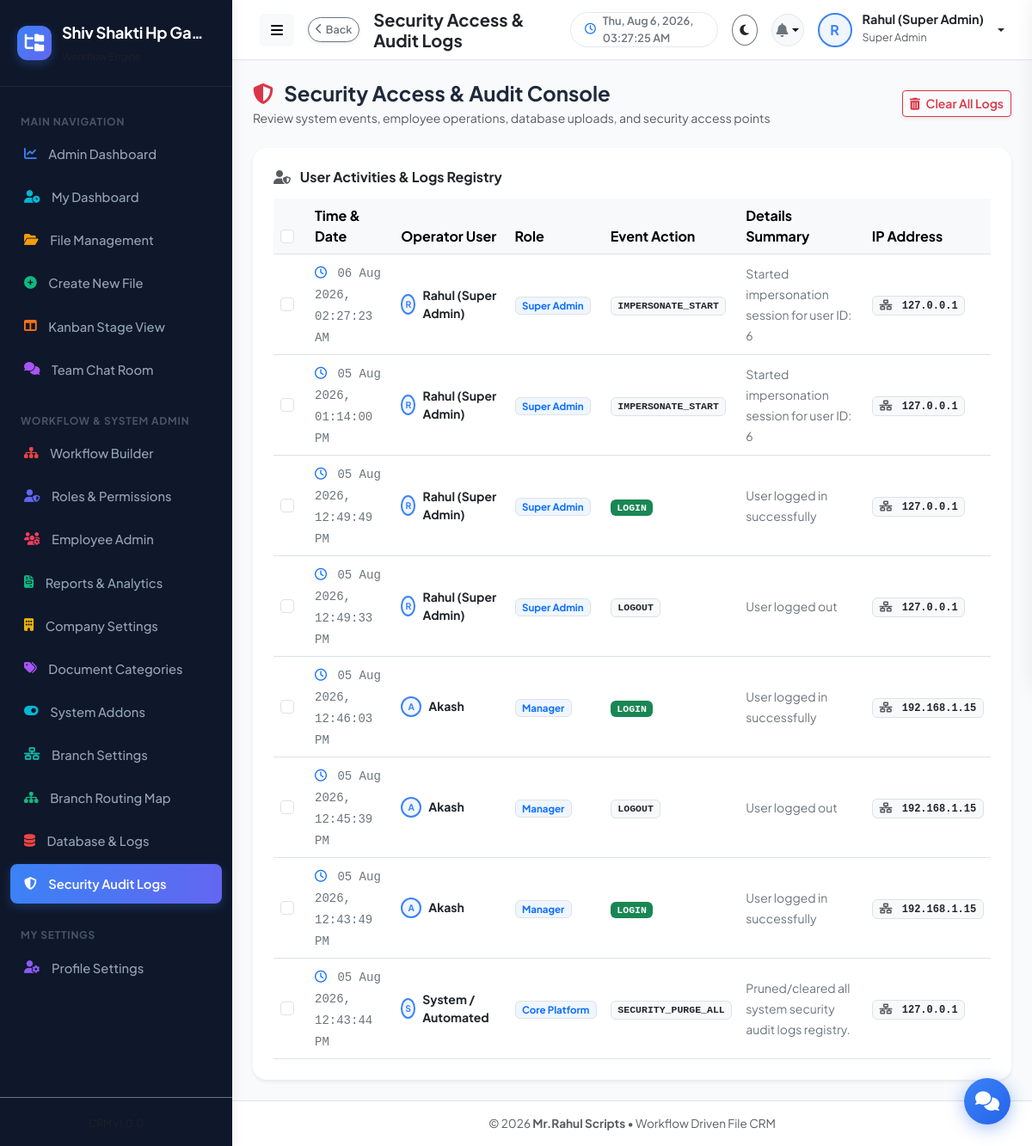
Screenshot of /admin/security-audit.php (signed in) with the database file from the repository.
### tables this page shows
CREATE TABLE company_settings (
              id INTEGER PRIMARY KEY AUTOINCREMENT,
              company_name TEXT NOT NULL,
              company_email TEXT,
              company_mobile TEXT,
              company_address TEXT,
              company_logo TEXT DEFAULT 'default-logo.png',
              updated_at DATETIME DEFAULT CURRENT_TIMESTAMP
            , custom_upload_path TEXT NULL);

CREATE TABLE activity_logs (
          id INTEGER PRIMARY KEY AUTOINCREMENT,
          user_id INTEGER NULL,
          action TEXT NOT NULL,
          details TEXT NULL,
          ip_address TEXT NULL,
          created_at DATETIME DEFAULT CURRENT_TIMESTAMP
        );

CREATE TABLE users (
          id INTEGER PRIMARY KEY AUTOINCREMENT,
          name TEXT NOT NULL,
          email TEXT NOT NULL UNIQUE,
          mobile TEXT NOT NULL,
          password TEXT NOT NULL,
          role_id INTEGER NOT NULL,
          profile_photo TEXT DEFAULT 'default-avatar.png',
          status TEXT DEFAULT 'active',
          created_at DATETIME DEFAULT CURRENT_TIMESTAMP, last_activity TEXT DEFAULT '2026-08-04 00:00:00', branch_id INTEGER DEFAULT 1,
          FOREIGN KEY (role_id) REFERENCES roles(id)
        );

CREATE TABLE roles (
          id INTEGER PRIMARY KEY AUTOINCREMENT,
          role_name TEXT NOT NULL UNIQUE,
          role_key TEXT NOT NULL UNIQUE,
          description TEXT DEFAULT '',
          permissions TEXT NULL,
          created_at DATETIME DEFAULT CURRENT_TIMESTAMP
        );

### includes/auth.php (called while the page is built, shortened)
<?php
require_once __DIR__ . '/functions.php';
function getLoggedInUser(): ?array {
    if (isset($_SESSION['user_id'])) {
        return $_SESSION['user'] ?? null;
    }
    return null;
}
function hasPermission(string $permission): bool {
    $user = getLoggedInUser();
    if (($user['role_key'] ?? '') === 'super_admin') {
        return true;
    }
    $permissions = $user['permissions'] ?? [];
    return in_array('*', $permissions) || in_array($permission, $permissions);
}

### includes/functions.php (called while the page is built, shortened)
<?php
function isFeatureEnabled(string $featureKey): bool {
    try {
        $db = getDB();
        $stmt = $db->prepare("SELECT status FROM system_features WHERE feature_key = :key LIMIT 1");
        $stmt->execute(['key' => $featureKey]);
        $status = $stmt->fetchColumn();
        return $status === 'enabled';
    } catch (Exception $e) {
        return false;
    }
}

### admin/security-audit.php (the view, shortened to what this page needs)
<?php
require_once __DIR__ . '/../includes/auth.php';
require_once __DIR__ . '/../includes/functions.php';
require_once __DIR__ . '/../includes/header.php';
$logs = $db->query("
    SELECT l.*, u.name as user_name, r.role_name
    FROM activity_logs l
    LEFT JOIN users u ON l.user_id = u.id
    LEFT JOIN roles r ON u.role_id = r.id
    ORDER BY l.id DESC
    LIMIT 200
")->fetchAll();
?>
<div class="d-flex flex-wrap justify-content-between align-items-center gap-3 mb-4">
  <div>
    <h4 class="fw-bold mb-1"><i class="fas fa-shield-alt text-danger me-2"></i> Security Access & Audit Console</h4>
    <p class="text-muted small mb-0">Review system events, employee operations, database uploads, and security access points</p>
  </div>
  <div class="d-flex gap-2 align-items-center">
    <form action="security-audit.php?action=purge_all" method="POST" class="d-inline m-0">
      <button type="submit" class="btn btn-outline-danger fw-semibold btn-sm shadow-sm" data-confirm="Are you sure you want to purge ALL security activity logs? This action cannot be undone." data-confirm-title="Purge All Security Logs?" data-confirm-btn="Yes, Purge All">
        <i class="fas fa-trash-alt me-1"></i> Clear All Logs
      </button>
    </form>
  </div>
</div>
<div class="card border-0 shadow-sm p-4" style="border-radius: var(--radius-lg);">
  <h6 class="fw-bold text-dark mb-3"><i class="fas fa-user-shield text-muted me-2"></i> User Activities & Logs Registry</h6>
  <form id="bulkDeleteForm" action="security-audit.php?action=bulk_delete" method="POST">
    <div class="table-responsive">
      <table class="table table-hover align-middle mb-0">
        <thead class="table-light">
          <tr>
            <th style="width: 40px;">
              <input type="checkbox" class="form-check-input cursor-pointer" id="selectAllLogs">
            </th>
            <th>Time & Date</th>
            <th>Operator User</th>
            <th>Role</th>
            <th>Event Action</th>
            <th>Details Summary</th>
            <th>IP Address</th>
          </tr>
        </thead>
        <tbody>
          <?php if (empty($logs)): ?>
            <tr>
              <td colspan="7" class="text-center py-4 text-muted">No security logs recorded in the system yet.</td>
            </tr>
          <?php else: ?>
            <?php foreach ($logs as $l):
              $actionBadge = match(true) {
                  str_contains($l['action'], 'DELETE') => 'bg-danger text-white',
                  str_contains($l['action'], 'EDIT') => 'bg-warning text-dark',
                  str_contains($l['action'], 'LOGIN') => 'bg-success text-white',
                  str_contains($l['action'], 'ADD') => 'bg-info text-white',
                  default => 'bg-light text-dark border'
              };
            ?>
              <tr>
                <td>
                  <input type="checkbox" name="log_ids[]" value="<?= $l['id'] ?>" class="form-check-input log-checkbox cursor-pointer">
                </td>
                <td>
                  <span class="small font-monospace text-secondary" title="<?= htmlspecialchars($l['created_at']) ?>">
                    <i class="far fa-clock me-1 text-primary"></i> <?= date('d M Y, h:i:s A', strtotime($l['created_at'])) ?>
                  </span>
                </td>
                <td>
                  <div class="d-flex align-items-center gap-2">
                    <div class="avatar-circle" style="width: 24px; height: 24px; font-size: 0.65rem;">
                      <?= strtoupper(substr($l['user_name'] ?? 'S', 0, 1)) ?>
                    </div>
                    <strong class="text-dark small"><?= htmlspecialchars($l['user_name'] ?? 'System / Automated') ?></strong>
                  </div>
                </td>
                <td><span class="badge bg-primary-soft text-primary border" style="font-size: 0.72rem;"><?= htmlspecialchars($l['role_name'] ?? 'Core Platform') ?></span></td>
                <td><span class="badge <?= $actionBadge ?> font-monospace" style="font-size: 0.72rem;"><?= htmlspecialchars($l['action']) ?></span></td>
                <td><small class="text-secondary"><?= htmlspecialchars($l['details'] ?: 'No additional details provided.') ?></small></td>
                <td>
                  <span class="badge bg-light text-dark border font-monospace" style="font-size: 0.75rem;">
                    <i class="fas fa-network-wired text-muted me-1"></i> <?= htmlspecialchars($l['ip_address'] ?? 'Unknown') ?>
                  </span>
                </td>
              </tr>
            <?php endforeach; ?>
          <?php endif; ?>
        </tbody>
      </table>
    </div>
  </form>
</div>
<?php require_once __DIR__ . '/../includes/footer.php'; ?>

### includes/sidebar.php
<?php
$currentPage = basename($_SERVER['PHP_SELF']);
$user = getLoggedInUser();
$roleKey = $user['role_key'] ?? '';
$isAdmin = in_array($roleKey, ['super_admin', 'admin']);
$db = getDB();
$companyInfo = $db->query("SELECT * FROM company_settings LIMIT 1")->fetch() ?: [
    'company_name' => 'File CRM',
    'company_logo' => 'default-logo.png'
];
?>
<aside class="app-sidebar">
  <div class="sidebar-header">
    <?php if (!empty($companyInfo['company_logo']) && $companyInfo['company_logo'] !== 'default-logo.png' && file_exists(UPLOAD_DIR . $companyInfo['company_logo'])): ?>
      <img src="<?= APP_URL ?>/serve.php?file=<?= htmlspecialchars($companyInfo['company_logo']) ?>" class="img-fluid rounded border-0" style="max-height: 40px; max-width: 45px; object-fit: contain;">
    <?php else: ?>
      <div class="brand-icon">
        <i class="fas fa-folder-tree text-white"></i>
      </div>
    <?php endif; ?>
    <div class="brand-details">
      <div class="brand-text text-truncate" style="max-width: 170px;" title="<?= htmlspecialchars($companyInfo['company_name']) ?>">
        <?= htmlspecialchars($companyInfo['company_name']) ?>
      </div>
      <small class="text-muted brand-subtext" style="font-size: 0.72rem;">Workflow Engine</small>
    </div>
  </div>
  <div class="sidebar-menu">
    <div class="menu-category">Main Navigation</div>
    <?php if ($isAdmin): ?>
      <a href="<?= APP_URL ?>/admin/dashboard.php" title="Admin Dashboard" class="nav-item-custom <?= $currentPage === 'dashboard.php' && str_contains($_SERVER['PHP_SELF'], 'admin') ? 'active' : '' ?>">
        <i class="fas fa-chart-line sidebar-icon-blue"></i> <span>Admin Dashboard</span>
      </a>
    <?php endif; ?>
    <a href="<?= APP_URL ?>/employee/dashboard.php" title="My Dashboard" class="nav-item-custom <?= $currentPage === 'dashboard.php' && str_contains($_SERVER['PHP_SELF'], 'employee') ? 'active' : '' ?>">
      <i class="fas fa-user-clock sidebar-icon-cyan"></i> <span>My Dashboard</span>
    </a>
    <a href="<?= APP_URL ?>/employee/my-files.php" title="File Management" class="nav-item-custom <?= $currentPage === 'my-files.php' ? 'active' : '' ?>">
      <i class="fas fa-folder-open sidebar-icon-amber"></i> <span>File Management</span>
    </a>
    <?php if (hasPermission('create_file')): ?>
      <a href="<?= APP_URL ?>/employee/create-file.php" title="Create New File" class="nav-item-custom <?= $currentPage === 'create-file.php' ? 'active' : '' ?>">
        <i class="fas fa-plus-circle sidebar-icon-green"></i> <span>Create New File</span>
      </a>
    <?php endif; ?>
    <?php if (isFeatureEnabled('auto_assignment')): ?>
      <a href="<?= APP_URL ?>/employee/kanban.php" title="Kanban Stage View" class="nav-item-custom <?= $currentPage === 'kanban.php' ? 'active' : '' ?>">
        <i class="fas fa-columns sidebar-icon-orange"></i> <span>Kanban Stage View</span>
      </a>
    <?php endif; ?>
    <?php if (isFeatureEnabled('in_app_chat')): ?>
      <a href="<?= APP_URL ?>/employee/chat.php" title="Team Chat Room" class="nav-item-custom <?= $currentPage === 'chat.php' ? 'active' : '' ?>">
        <i class="fas fa-comments sidebar-icon-purple"></i> <span>Team Chat Room</span>
      </a>
    <?php endif; ?>
    <?php if ($isAdmin): ?>
      <div class="menu-category mt-3">Workflow & System Admin</div>
      <a href="<?= APP_URL ?>/admin/workflow-builder.php" title="Workflow Builder" class="nav-item-custom <?= $currentPage === 'workflow-builder.php' ? 'active' : '' ?>">
        <i class="fas fa-sitemap sidebar-icon-red"></i> <span>Workflow Builder</span>
      </a>
      <a href="<?= APP_URL ?>/admin/roles.php" title="Roles & Permissions" class="nav-item-custom <?= $currentPage === 'roles.php' ? 'active' : '' ?>">
        <i class="fas fa-user-shield sidebar-icon-indigo"></i> <span>Roles & Permissions</span>
      </a>
      <a href="<?= APP_URL ?>/admin/users.php" title="Employee Admin" class="nav-item-custom <?= $currentPage === 'users.php' ? 'active' : '' ?>">
        <i class="fas fa-users-cog sidebar-icon-rose"></i> <span>Employee Admin</span>
      </a>
      <a href="<?= APP_URL ?>/admin/reports.php" title="Reports & Analytics" class="nav-item-custom <?= $currentPage === 'reports.php' ? 'active' : '' ?>">
        <i class="fas fa-file-invoice sidebar-icon-emerald"></i> <span>Reports & Analytics</span>
      </a>
      <a href="<?= APP_URL ?>/admin/company-profile.php" title="Company Settings" class="nav-item-custom <?= $currentPage === 'company-profile.php' ? 'active' : '' ?>">
        <i class="fas fa-building sidebar-icon-yellow"></i> <span>Company Settings</span>
      </a>
      <a href="<?= APP_URL ?>/admin/document-types.php" title="Document Categories" class="nav-item-custom <?= $currentPage === 'document-types.php' ? 'active' : '' ?>">
        <i class="fas fa-tags sidebar-icon-purple" style="color: #a855f7;"></i> <span>Document Categories</span>
      </a>
      <a href="<?= APP_URL ?>/admin/features.php" title="System Features" class="nav-item-custom <?= $currentPage === 'features.php' ? 'active' : '' ?>">
        <i class="fas fa-toggle-on sidebar-icon-cyan"></i> <span>System Addons</span>
      </a>
      <?php if (isFeatureEnabled('multi_branch')): ?>
        <a href="<?= APP_URL ?>/admin/branches.php" title="Branch Settings" class="nav-item-custom <?= $currentPage === 'branches.php' ? 'active' : '' ?>">
          <i class="fas fa-network-wired sidebar-icon-teal"></i> <span>Branch Settings</span>
        </a>
      <?php endif; ?>
      <a href="<?= APP_URL ?>/admin/branch-workflow.php" title="Branch Routing Map" class="nav-item-custom <?= $currentPage === 'branch-workflow.php' ? 'active' : '' ?>">
        <i class="fas fa-sitemap sidebar-icon-emerald"></i> <span>Branch Routing Map</span>
      </a>
      <a href="<?= APP_URL ?>/admin/database.php" title="Database & Logs" class="nav-item-custom <?= $currentPage === 'database.php' ? 'active' : '' ?>">
        <i class="fas fa-database sidebar-icon-red"></i> <span>Database & Logs</span>
      </a>
      <a href="<?= APP_URL ?>/admin/security-audit.php" title="Security Audit Logs" class="nav-item-custom <?= $currentPage === 'security-audit.php' ? 'active' : '' ?>">
        <i class="fas fa-shield-alt sidebar-icon-rose"></i> <span>Security Audit Logs</span>
      </a>
    <?php endif; ?>
    <div class="menu-category mt-3">My Settings</div>
    <a href="<?= APP_URL ?>/employee/profile.php" title="Profile Settings" class="nav-item-custom <?= $currentPage === 'profile.php' ? 'active' : '' ?>">
      <i class="fas fa-user-cog sidebar-icon-violet"></i> <span>Profile Settings</span>
    </a>
  </div>
  <div class="p-3 border-top border-secondary border-opacity-20 text-center sidebar-footer-div">
    <small class="text-muted" style="font-size: 0.75rem;">CRM v<?= APP_VERSION ?></small>
  </div>
</aside>

### rows the page displays
company_settings: company_name "Shiv Shakti Hp Ga…"
activity_logs: created_at "06 Aug 2026, 02:27:23 AM", user.name "R", user.name "Rahul (Super Admin)", roles.role_name "Super Admin", action "IMPERSONATE_START", details "Started impersonation session for user ID: 6", ip_address "127.0.0.1"
activity_logs: created_at "05 Aug 2026, 01:14:00 PM", user.name "R", user.name "Rahul (Super Admin)", roles.role_name "Super Admin", action "IMPERSONATE_START", details "Started impersonation session for user ID: 6", ip_address "127.0.0.1"
activity_logs: created_at "05 Aug 2026, 12:49:49 PM", user.name "R", user.name "Rahul (Super Admin)", roles.role_name "Super Admin", action "LOGIN", details "User logged in successfully", ip_address "127.0.0.1"
activity_logs: created_at "05 Aug 2026, 12:49:33 PM", user.name "R", user.name "Rahul (Super Admin)", roles.role_name "Super Admin", action "LOGOUT", details "User logged out", ip_address "127.0.0.1"
activity_logs: created_at "05 Aug 2026, 12:46:03 PM", user.name "A", user.name "Akash", roles.role_name "Manager", action "LOGIN", details "User logged in successfully", ip_address "192.168.1.15"
activity_logs: created_at "05 Aug 2026, 12:45:39 PM", user.name "A", user.name "Akash", roles.role_name "Manager", action "LOGOUT", details "User logged out", ip_address "192.168.1.15"
activity_logs: created_at "05 Aug 2026, 12:43:49 PM", user.name "A", user.name "Akash", roles.role_name "Manager", action "LOGIN", details "User logged in successfully", ip_address "192.168.1.15"
activity_logs: created_at "05 Aug 2026, 12:43:44 PM", user_name "S", user_name "System / Automated", role_name "Core Platform", action "SECURITY_PURGE_ALL", details "Pruned/cleared all system security audit logs registry.", ip_address "127.0.0.1"

### other values shown
$pageTitle "Security Access & Audit Logs"
substr($currentUser['name'] ?? 'U', 0, 1) "R"
$currentUser['name'] "Rahul (Super Admin)"
$currentUser['role_name'] "Super Admin"
